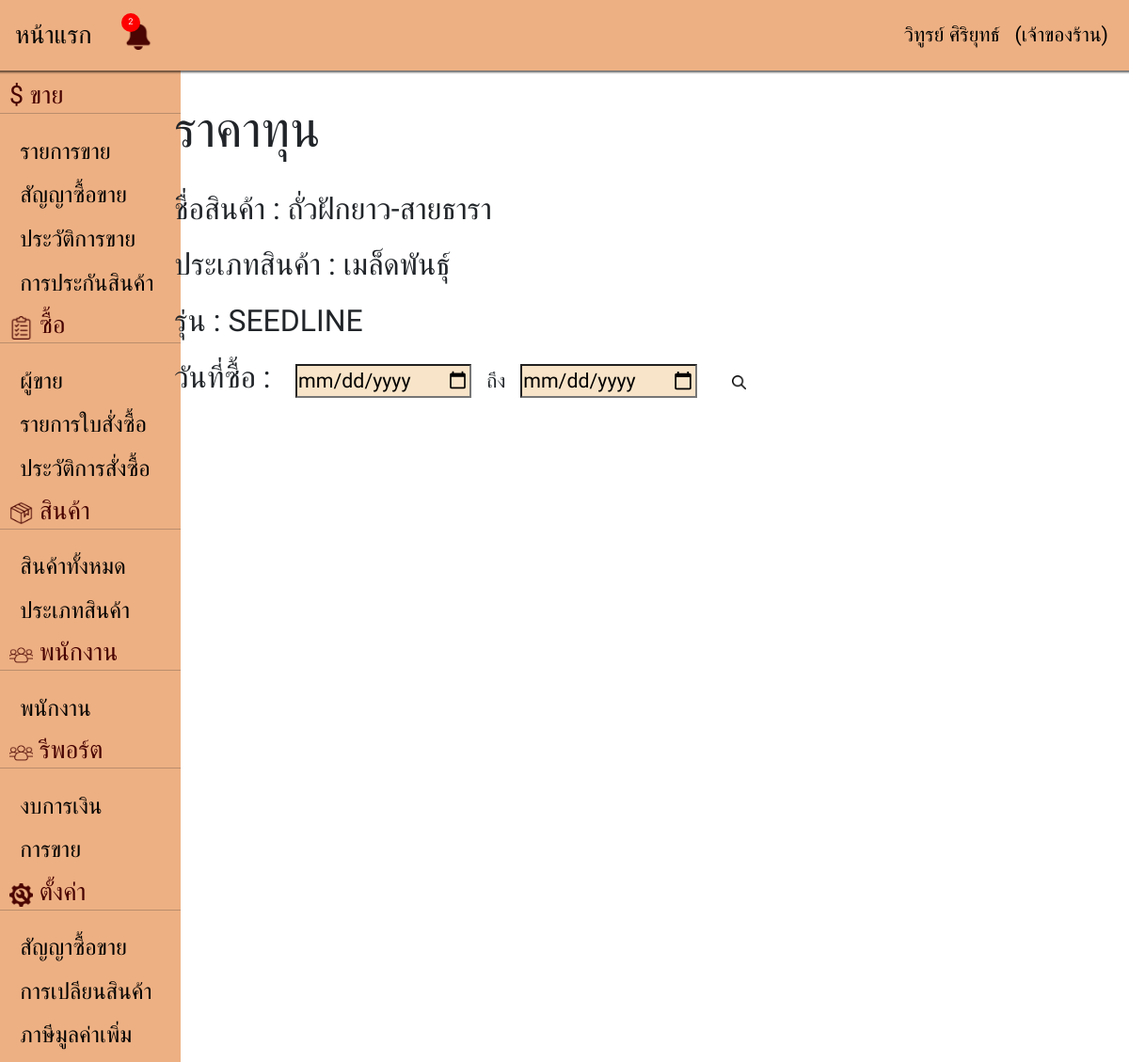
The page /costprice.php?id=1 (signed in) on the database its author committed.
### tables this page shows
CREATE TABLE `product_tb` (
  `product_id` int(10) NOT NULL COMMENT 'รหัสรายการสินค้า',
  `product_name` varchar(30) NOT NULL COMMENT 'ชื่อสินค้า',
  `category_id` int(3) NOT NULL COMMENT 'รหัสประเภทของสินค้า',
  `brand` varchar(100) NOT NULL COMMENT 'ยี่ห้อสินค้า',
  `model` varchar(30) NOT NULL DEFAULT '-' COMMENT 'รุ่นสินค้า',
  `sell_id` int(4) NOT NULL COMMENT 'รหัสผู้ขาย',
  `product_detail` longtext NOT NULL COMMENT 'ข้อความรายละเอียดสินค้า',
  `product_img` varchar(255) NOT NULL COMMENT 'รูปภาพสินค้า',
  `product_detail_img` varchar(255) NOT NULL COMMENT 'รูปรายละเอียดสินค้า',
  `product_dlt_unit` int(6) NOT NULL COMMENT 'จำนวนหักจากคลัง',
  `product_unit` varchar(10) NOT NULL COMMENT 'หน่วยนับ',
  `price` float NOT NULL COMMENT 'ราคาขาย',
  `notification_amt` int(2) NOT NULL COMMENT 'จำนวนแจ้งเตือนขั้นต่ำ',
  `product_rm_unit` int(6) NOT NULL COMMENT 'จำนวนในคลัง',
  `product_exchange_id` int(5) NOT NULL COMMENT 'รหัสการเปลี่ยนสินค้า',
  `sales_status` tinyint(1) NOT NULL DEFAULT 1 COMMENT 'สถานะการขาย',
  `set_n_amt` tinyint(1) NOT NULL DEFAULT 0 COMMENT 'ตั้งค่าสินค้าคงคลังขั้นต่ำล่วงหน้า',
  `date_n_amt` date DEFAULT NULL COMMENT 'วันที่เริ่มใช้งานล่วงหน้า',
  `notification_amt2` int(6) DEFAULT NULL COMMENT 'จำนวนแจ้งเตือนขั้นต่ำล่วงหน้า',
  `vat` tinyint(1) NOT NULL COMMENT 'ภาษีมูลค่าเพิ่ม',
  `set_exchange` tinyint(1) NOT NULL COMMENT 'สถานะการเปลี่ยนสินค้า/สินค้ารองรับการเปลี่ยน'
);

CREATE TABLE `category_tb` (
  `category_id` int(3) NOT NULL COMMENT 'รหัสประเภทของสินค้า',
  `category_name` varchar(50) NOT NULL COMMENT 'ชื่อประเภทสินค้า'
);

### database/Connection.php (called while the page is built)
<?php
function Connection(){
    $servername = "localhost";
    $username = "root";
    $password = "";
    $database = "shop_pj";
    try {
        $conn = new PDO("mysql:host=$servername;dbname=$database", $username, $password);
        $conn->setAttribute(PDO::ATTR_ERRMODE, PDO::ERRMODE_EXCEPTION);
        $conn->query("SET NAMES UTF8");
        return $conn;
    } catch (PDOException $e) {
        throw new Exception("Connection failed: " . $e->getMessage());
    }
}

### database/Product.php (called while the page is built, shortened)
<?php
include_once("Connection.php");
class Product
{
    private $conn;
    function __construct()
    {
        $this->conn = Connection();
    }
    public function fetchById($id)
    {
        try {
            $sql = "SELECT * FROM product_tb WHERE product_id=?";
            $stmt = $this->conn->prepare($sql);
            $stmt->bindParam(1, $id, PDO::PARAM_INT);
            $stmt->execute();
            $result = $stmt->fetch(PDO::FETCH_ASSOC);
            if (!$result) {
                return [];
            } else {
                return $result;
            }
        } catch (Exception $e) {
            http_response_code(500);
            echo strval($e);
        }
    }
    public function fetchByCategoryName($id)
    {
        try {
            $sql = "SELECT P.*,C.category_name FROM product_tb P, category_tb C WHERE P.category_id = C.category_id AND P.product_id = ?";
            $stmt = $this->conn->prepare($sql);
            $stmt->bindParam(1, $id, PDO::PARAM_INT);
            $stmt->execute();
            $result = $stmt->fetch(PDO::FETCH_ASSOC);
            if (!$result) {
                return [];
            } else {
                return $result;
            }
        } catch (Exception $e) {
            http_response_code(500);
            echo strval($e);
        }
    }
}

### costprice.php (the view, shortened to what this page needs)
<!DOCTYPE html>
<html lang="en">
<head>
    <link href="./node_modules/bootstrap/dist/css/bootstrap.min.css" rel="stylesheet">
    <link rel="stylesheet" href="./src/css/costprice.css" />
</head>
<?php
include_once('nav.php');
include_once "./database/Product.php";
$product = new Product();
$p = $product->fetchById($_GET['id']);
$c = $product->fetchByCategoryName($_GET['id']);
?>
<body>
    <div class="row">
        <div class="col-1 Nbar min-vh-100"><?php include_once('bar.php'); ?></div>
        <div class="col-11">
            <div class="row main">
                <h1>ราคาทุน</h1>
            </div>
            <div class="row main q">
                <div class="col-12 ">
                    <div>
                        <h4>ชื่อสินค้า : <?= $p['product_name']; ?><h4>
                    </div>
                    <p>
                    <div>
                        <h4 id="text <?= $c['category_id'] ?>">ประเภทสินค้า : <?= $c['category_name']; ?><h4>
                    </div>
                    <p>
                    <div>
                        <h4>รุ่น : <?= $p['brand']; ?><h4>
                    </div>
                    <p>
                    <div class="title page">
                        <h4 style="display: inline;">วันที่ซื้อ :</h4>
                        <input value="<?= isset($_GET['start']) ? $_GET['start'] : '' ?>" type="date" class="l" name="start" id="start" style=" background-color: #F8E4C8;" required>
                        &nbsp ถึง &nbsp
                        <input value="<?= isset($_GET['end']) ? $_GET['end'] : '' ?>" type="date" class="l" name="end" id="end" style=" background-color: #F8E4C8;" required>
                        <click type="submit" id="search" name="search" class=""><img src="./src/images/search.png" width="15"></click>
                    </div>
                </div>
            </div>
        </div>
    </div>
</body>
</html>

### src/css/costprice.css (style rules this page uses)
* { font-family: 'IBM Plex Sans Thai', sans-serif; font-size: 16pt; }
.main { margin-top: 5rem; margin-left: 4rem; margin-bottom: 1rem; width: 90%; }
.Nbar { margin-top: 3.5rem; }
.row { --bs-gutter-x: 0rem; }
.q { margin-top: 1rem; }

### rows shown on the page
product_tb: product_name "ถั่วฝักยาว-สายธารา", category.category_name "เมล็ดพันธุ์", brand "SEEDLINE"

### other values the page prints
count($lost) "2"
$_SESSION['username'] "วิทูรย์ ศิริยุทธ์"
getFullRole($_SESSION['role']) "เจ้าของร้าน"
